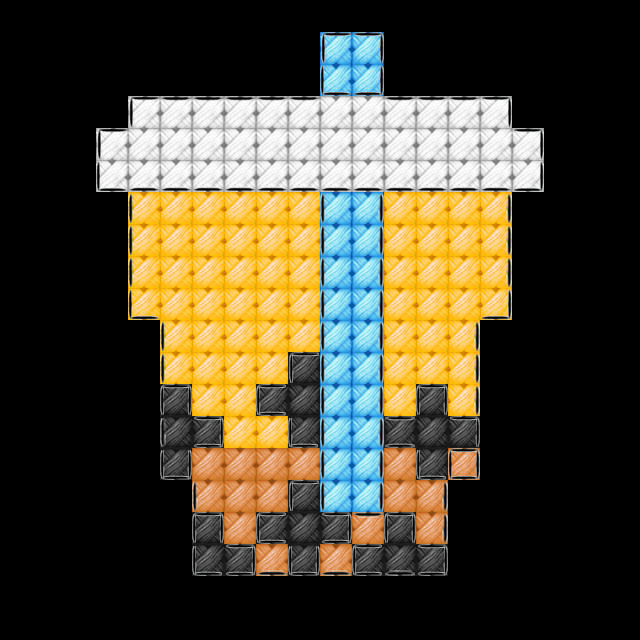

A level layout from a 2D game, rendered from its tile map. Below: a short description, then the map file with its tile-grid data intact:
An orthogonal 20x20 tile map with 32x32 px tiles, 3 tile layers (layer1, layer2, layer3), 2 tilesets.

<map version="1.2" tiledversion="1.3.4" orientation="orthogonal" renderorder="left-down" width="20" height="20" tilewidth="32" tileheight="32" infinite="0" nextlayerid="5" nextobjectid="1">
 <tileset firstgid="1" source="color.tsx" />
 <tileset firstgid="22" source="stroke.tsx" />
 <layer id="1" name="layer1" width="20" height="20">
  <data encoding="csv">
0,0,0,0,0,0,0,0,0,0,0,0,0,0,0,0,0,0,0,0,
0,0,0,0,0,0,0,0,0,0,5,5,0,0,0,0,0,0,0,0,
0,0,0,0,0,0,0,0,0,0,5,5,0,0,0,0,0,0,0,0,
0,0,0,0,2,2,2,2,2,2,2,2,2,2,2,2,0,0,0,0,
0,0,0,2,2,2,2,2,2,2,2,2,2,2,2,2,2,0,0,0,
0,0,0,2,2,2,2,2,2,2,2,2,2,2,2,2,2,0,0,0,
0,0,0,0,8,8,8,8,8,8,5,5,8,8,8,8,0,0,0,0,
0,0,0,0,8,8,8,8,8,8,5,5,8,8,8,8,0,0,0,0,
0,0,0,0,8,8,8,8,8,8,5,5,8,8,8,8,0,0,0,0,
0,0,0,0,8,8,8,8,8,8,5,5,8,8,8,8,0,0,0,0,
0,0,0,0,0,8,8,8,8,8,5,5,8,8,8,0,0,0,0,0,
0,0,0,0,0,8,8,8,8,11,5,5,8,8,8,0,0,0,0,0,
0,0,0,0,0,11,8,8,11,11,5,5,8,11,8,0,0,0,0,0,
0,0,0,0,0,11,11,8,8,11,5,5,11,11,11,0,0,0,0,0,
0,0,0,0,0,11,10,10,10,10,5,5,10,11,10,0,0,0,0,0,
0,0,0,0,0,0,10,10,10,11,5,5,10,10,0,0,0,0,0,0,
0,0,0,0,0,0,11,10,11,11,11,10,11,10,0,0,0,0,0,0,
0,0,0,0,0,0,11,11,10,11,10,11,11,11,0,0,0,0,0,0,
0,0,0,0,0,0,0,0,0,0,0,0,0,0,0,0,0,0,0,0,
0,0,0,0,0,0,0,0,0,0,0,0,0,0,0,0,0,0,0,0
</data>
 </layer>
 <layer id="3" name="layer2" width="20" height="20">
  <data encoding="csv">
0,0,0,0,0,0,0,0,0,0,0,0,0,0,0,0,0,0,0,0,
0,0,0,0,0,0,0,0,0,0,0,0,0,0,0,0,0,0,0,0,
0,0,0,0,0,0,0,0,0,0,0,0,0,0,0,0,0,0,0,0,
0,0,0,0,0,0,0,0,0,0,0,0,0,0,0,0,0,0,0,0,
0,0,0,0,0,0,0,0,0,0,0,0,0,0,0,0,0,0,0,0,
0,0,0,0,0,0,0,0,0,0,0,0,0,0,0,0,0,0,0,0,
0,0,0,0,0,0,0,0,0,0,0,0,0,0,0,0,0,0,0,0,
0,0,0,0,0,0,0,0,0,0,0,0,0,0,0,0,0,0,0,0,
0,0,0,0,0,0,0,0,0,0,0,0,0,0,0,0,0,0,0,0,
0,0,0,0,0,0,0,0,0,0,0,0,0,0,0,0,0,0,0,0,
0,0,0,0,0,0,0,0,0,0,0,0,0,0,0,0,0,0,0,0,
0,0,0,0,0,0,0,0,0,0,0,0,0,0,0,0,0,0,0,0,
0,0,0,0,0,0,0,0,0,0,0,0,0,0,0,0,0,0,0,0,
0,0,0,0,0,0,0,0,0,0,0,0,0,0,0,0,0,0,0,0,
0,0,0,0,0,0,0,0,0,0,0,0,0,0,0,0,0,0,0,0,
0,0,0,0,0,0,0,0,0,0,0,0,0,0,0,0,0,0,0,0,
0,0,0,0,0,0,0,0,0,0,0,0,0,0,0,0,0,0,0,0,
0,0,0,0,0,0,0,0,0,0,0,0,0,0,0,0,0,0,0,0,
0,0,0,0,0,0,0,0,0,0,0,0,0,0,0,0,0,0,0,0,
0,0,0,0,0,0,0,0,0,0,0,0,0,0,0,0,0,0,0,0
</data>
 </layer>
 <objectgroup id="4" name="logiclayer" visible="0">
  <properties>
   <property name="usegid" value="8;2;11;5;10" />
   <property name="useicon" value="8.png;2.png;11.png;5.png;10.png" />
  </properties>
 </objectgroup>
 <layer id="2" name="layer3" width="20" height="20">
  <data encoding="csv">
0,0,0,0,0,0,0,0,0,0,0,0,0,0,0,0,0,0,0,0,
0,0,0,0,0,0,0,0,0,0,26,28,0,0,0,0,0,0,0,0,
0,0,0,0,0,0,0,0,0,0,27,29,0,0,0,0,0,0,0,0,
0,0,0,0,26,23,23,23,23,23,0,0,23,23,23,28,0,0,0,0,
0,0,0,26,0,0,0,0,0,0,0,0,0,0,0,0,28,0,0,0,
0,0,0,27,25,25,25,25,25,25,25,25,25,25,25,25,29,0,0,0,
0,0,0,0,22,0,0,0,0,0,22,24,0,0,0,24,0,0,0,0,
0,0,0,0,22,0,0,0,0,0,22,24,0,0,0,24,0,0,0,0,
0,0,0,0,22,0,0,0,0,0,22,24,0,0,0,24,0,0,0,0,
0,0,0,0,27,0,0,0,0,0,22,24,0,0,0,29,0,0,0,0,
0,0,0,0,0,22,0,0,0,0,22,24,0,0,24,0,0,0,0,0,
0,0,0,0,0,22,0,0,0,26,22,24,0,0,24,0,0,0,0,0,
0,0,0,0,0,37,0,0,36,0,22,24,0,37,24,0,0,0,0,0,
0,0,0,0,0,22,34,0,0,27,22,24,30,0,28,0,0,0,0,0,
0,0,0,0,0,35,0,0,0,0,22,24,0,27,32,0,0,0,0,0,
0,0,0,0,0,0,22,0,0,26,22,24,0,24,0,0,0,0,0,0,
0,0,0,0,0,0,37,0,36,0,34,23,37,24,0,0,0,0,0,0,
0,0,0,0,0,0,27,34,25,35,25,36,25,34,0,0,0,0,0,0,
0,0,0,0,0,0,0,0,0,0,0,0,0,0,0,0,0,0,0,0,
0,0,0,0,0,0,0,0,0,0,0,0,0,0,0,0,0,0,0,0
</data>
 </layer>
</map>
